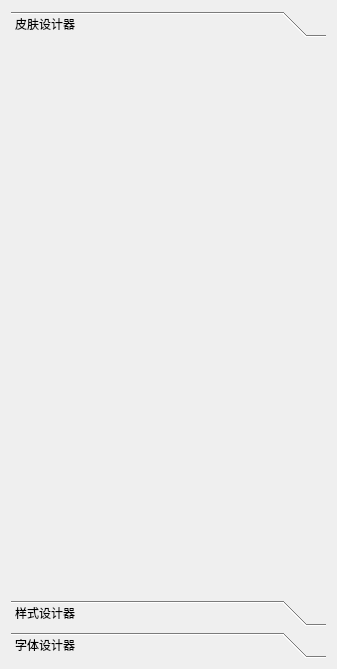
<?xml version="1.0" encoding="UTF-8"?>
<ui version="4.0">
 <class>Attribute2</class>
 <widget class="QWidget" name="Attribute2">
  <property name="geometry">
   <rect>
    <x>0</x>
    <y>0</y>
    <width>337</width>
    <height>669</height>
   </rect>
  </property>
  <property name="windowTitle">
   <string>Form</string>
  </property>
  <layout class="QGridLayout" name="gridLayout">
   <item row="0" column="0">
    <widget class="QToolBox" name="toolBox">
     <property name="currentIndex">
      <number>0</number>
     </property>
     <widget class="QWidget" name="page_Skin">
      <property name="geometry">
       <rect>
        <x>0</x>
        <y>0</y>
        <width>315</width>
        <height>557</height>
       </rect>
      </property>
      <attribute name="label">
       <string>皮肤设计器</string>
      </attribute>
     </widget>
     <widget class="QWidget" name="page_style">
      <attribute name="label">
       <string>样式设计器</string>
      </attribute>
     </widget>
     <widget class="QWidget" name="page_font">
      <property name="geometry">
       <rect>
        <x>0</x>
        <y>0</y>
        <width>315</width>
        <height>557</height>
       </rect>
      </property>
      <attribute name="label">
       <string>字体设计器</string>
      </attribute>
     </widget>
    </widget>
   </item>
  </layout>
 </widget>
 <resources/>
 <connections/>
</ui>
